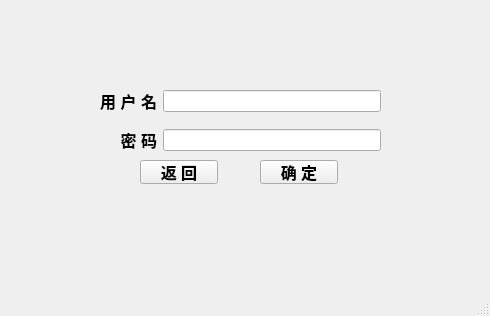
<?xml version="1.0" encoding="UTF-8"?>
<ui version="4.0">
 <class>EnrollWindow</class>
 <widget class="QMainWindow" name="EnrollWindow">
  <property name="geometry">
   <rect>
    <x>0</x>
    <y>0</y>
    <width>490</width>
    <height>316</height>
   </rect>
  </property>
  <property name="windowTitle">
   <string>MainWindow</string>
  </property>
  <widget class="QWidget" name="centralwidget">
   <widget class="QWidget" name="gridLayoutWidget">
    <property name="geometry">
     <rect>
      <x>100</x>
      <y>80</y>
      <width>281</width>
      <height>81</height>
     </rect>
    </property>
    <layout class="QGridLayout" name="gridLayout">
     <item row="1" column="1">
      <widget class="QLineEdit" name="le_password">
       <property name="echoMode">
        <enum>QLineEdit::Password</enum>
       </property>
      </widget>
     </item>
     <item row="0" column="0">
      <widget class="QLabel" name="lb_name">
       <property name="text">
        <string>&lt;html&gt;&lt;head/&gt;&lt;body&gt;&lt;p align=&quot;right&quot;&gt;&lt;span style=&quot; font-size:12pt; font-weight:600;&quot;&gt;用 户 名&lt;/span&gt;&lt;/p&gt;&lt;/body&gt;&lt;/html&gt;</string>
       </property>
      </widget>
     </item>
     <item row="0" column="1">
      <widget class="QLineEdit" name="le_name"/>
     </item>
     <item row="1" column="0">
      <widget class="QLabel" name="lb_password">
       <property name="text">
        <string>&lt;html&gt;&lt;head/&gt;&lt;body&gt;&lt;p align=&quot;right&quot;&gt;&lt;span style=&quot; font-size:12pt; font-weight:600;&quot;&gt;密  码&lt;/span&gt;&lt;/p&gt;&lt;/body&gt;&lt;/html&gt;</string>
       </property>
      </widget>
     </item>
    </layout>
   </widget>
   <widget class="QPushButton" name="btn_ensure">
    <property name="geometry">
     <rect>
      <x>260</x>
      <y>160</y>
      <width>78</width>
      <height>24</height>
     </rect>
    </property>
    <property name="font">
     <font>
      <pointsize>12</pointsize>
      <weight>75</weight>
      <bold>true</bold>
     </font>
    </property>
    <property name="text">
     <string>确 定</string>
    </property>
   </widget>
   <widget class="QPushButton" name="btn_return">
    <property name="geometry">
     <rect>
      <x>140</x>
      <y>160</y>
      <width>78</width>
      <height>24</height>
     </rect>
    </property>
    <property name="font">
     <font>
      <pointsize>12</pointsize>
      <weight>75</weight>
      <bold>true</bold>
     </font>
    </property>
    <property name="text">
     <string>返 回</string>
    </property>
   </widget>
  </widget>
  <widget class="QMenuBar" name="menubar">
   <property name="geometry">
    <rect>
     <x>0</x>
     <y>0</y>
     <width>490</width>
     <height>23</height>
    </rect>
   </property>
  </widget>
  <widget class="QStatusBar" name="statusbar"/>
 </widget>
 <resources/>
 <connections/>
</ui>
